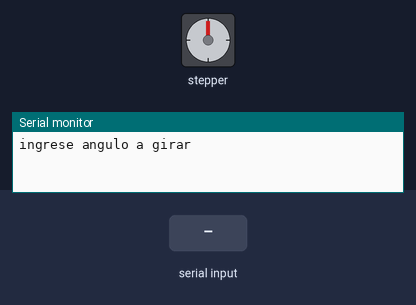
Bench run of a sketch on a simulated Arduino Uno, built with avr-gcc and run on an emulated ATmega328P. Parts: stepper motor, the last lines printed to the serial monitor. The test bench sets the inputs (shaded band). Stepper angles assume 2048 steps per turn.

Above: at 1.2 s.
1.3 s: "90,45\n" received over Serial
At 1.75 s:
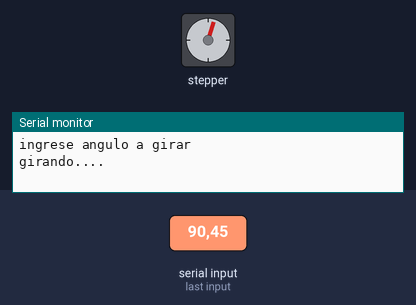
At 3.9 s:
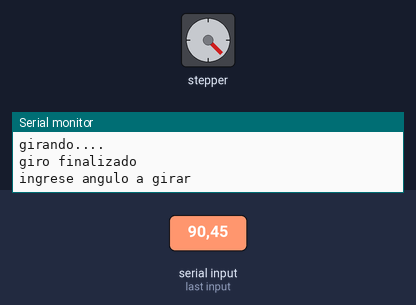
4.3 s: "30,150\n" received over Serial
At 4.75 s:
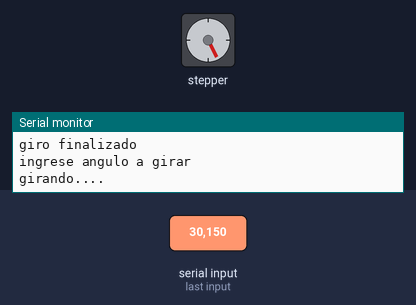
7.3 s: "90\n" received over Serial
Timing chart, 0 to 10.3 s (numbered marks = the images above; inputs shaded):
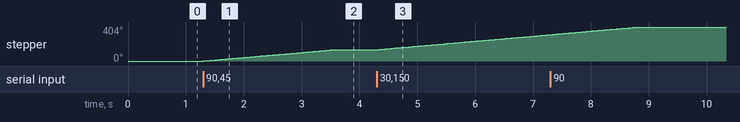

The sketch:

programa_que_hace_girar_a_un__motor_paso_a_paso.ino
```cpp
#include <Stepper.h>

int valIng = 0;
const float angPaso = 0.17578;
Stepper motor(2048,2,4,3,5);
void setup()
{
  Serial.begin(9600);
  motor.setSpeed(10);
  Serial.println("ingrese angulo a girar");
}

void loop()
{
 if (Serial.available ())
{
  valIng = Serial.parseInt();
  if (valIng != 0)
  {
  Serial.println("girando....");
  int pas = valIng / angPaso;
  motor.step (pas);
  Serial.println("giro finalizado");
  Serial.println("ingrese angulo a girar");
}
}

}
```

Measured:
- after the input at 1.3 s, stepper: turns 135° clockwise in 2.3 s, starting at once
- after the input at 4.3 s, stepper: keeps turning clockwise at about 60°/s, starting at once
